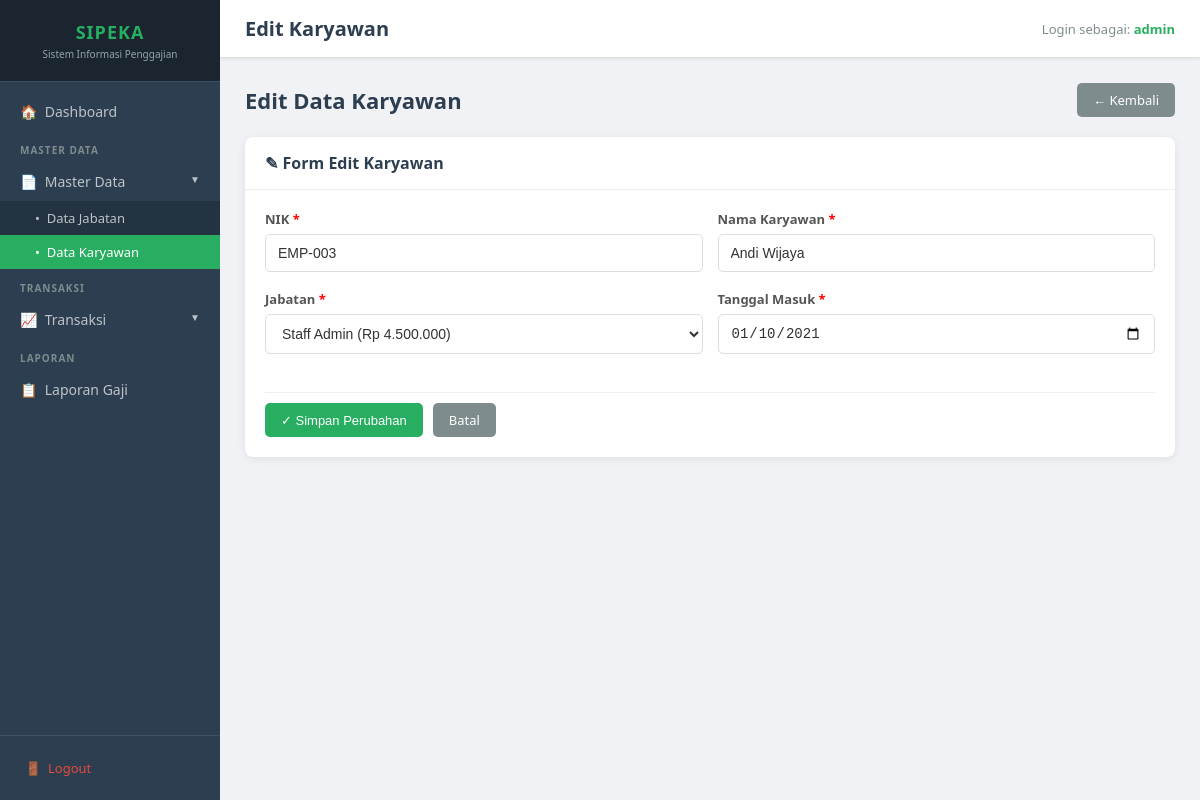
The app's page /modul/karyawan/edit.php?id=3 (signed in) with its own data.
### tables this page shows
CREATE TABLE IF NOT EXISTS `karyawan` (
    `id_karyawan` INT AUTO_INCREMENT PRIMARY KEY,
    `nik` VARCHAR(20) NOT NULL UNIQUE,
    `nama_karyawan` VARCHAR(100) NOT NULL,
    `id_jabatan` INT NOT NULL,
    `tgl_masuk` DATE NOT NULL,
    CONSTRAINT `fk_karyawan_jabatan` FOREIGN KEY (`id_jabatan`) REFERENCES `jabatan`(`id_jabatan`) ON UPDATE CASCADE ON DELETE RESTRICT
);

### modul/karyawan/edit.php (the view, shortened to what this page needs)
<?php
require_once __DIR__ . '/../../includes/header.php';
$id = (int)($_GET['id'] ?? 0);
$stmt = mysqli_prepare($conn, "SELECT * FROM karyawan WHERE id_karyawan = ?");
mysqli_stmt_bind_param($stmt, 'i', $id);
mysqli_stmt_execute($stmt);
$result = mysqli_stmt_get_result($stmt);
$karyawan = mysqli_fetch_assoc($result);
$jabatan_list = mysqli_query($conn, "SELECT id_jabatan, nama_jabatan, gapok FROM jabatan ORDER BY nama_jabatan ASC");
?>
<?php require_once __DIR__ . '/../../includes/sidebar.php'; ?>
<div class="main-content">
    <div class="topbar">
        <h1>Edit Karyawan</h1>
        <div class="user-info">Login sebagai: <span><?= htmlspecialchars($_SESSION['user']) ?></span></div>
    </div>
    <div class="content-area">
        <div class="page-header">
            <h2>Edit Data Karyawan</h2>
            <a href="/pelatihan/sipeka/modul/karyawan/index.php" class="btn btn-secondary">&larr; Kembali</a>
        </div>
        <div class="card">
            <div class="card-header">
                <h3>&#9998; Form Edit Karyawan</h3>
            </div>
            <div class="card-body">
                <form method="POST" action="">
                    <div class="form-row">
                        <div class="form-group">
                            <label for="nik">NIK <span style="color:red">*</span></label>
                            <input type="text" id="nik" name="nik"
                                   value="<?= htmlspecialchars($karyawan['nik']) ?>"
                                   required maxlength="20">
                        </div>
                        <div class="form-group">
                            <label for="nama_karyawan">Nama Karyawan <span style="color:red">*</span></label>
                            <input type="text" id="nama_karyawan" name="nama_karyawan"
                                   value="<?= htmlspecialchars($karyawan['nama_karyawan']) ?>"
                                   required maxlength="100">
                        </div>
                    </div>
                    <div class="form-row">
                        <div class="form-group">
                            <label for="id_jabatan">Jabatan <span style="color:red">*</span></label>
                            <select id="id_jabatan" name="id_jabatan" required>
                                <?php
                                mysqli_data_seek($jabatan_list, 0);
                                while ($j = mysqli_fetch_assoc($jabatan_list)):
                                    $selected = $karyawan['id_jabatan'] == $j['id_jabatan'] ? 'selected' : '';
                                ?>
                                <option value="<?= $j['id_jabatan'] ?>" <?= $selected ?>>
                                    <?= htmlspecialchars($j['nama_jabatan']) ?>
                                    (Rp <?= number_format($j['gapok'], 0, ',', '.') ?>)
                                </option>
                                <?php endwhile; ?>
                            </select>
                        </div>
                        <div class="form-group">
                            <label for="tgl_masuk">Tanggal Masuk <span style="color:red">*</span></label>
                            <input type="date" id="tgl_masuk" name="tgl_masuk"
                                   value="<?= htmlspecialchars($karyawan['tgl_masuk']) ?>"
                                   required>
                        </div>
                    </div>
                    <div class="form-actions">
                        <button type="submit" class="btn btn-primary">&#10003; Simpan Perubahan</button>
                        <a href="/pelatihan/sipeka/modul/karyawan/index.php" class="btn btn-secondary">Batal</a>
                    </div>
                </form>
            </div>
        </div>
    </div>
</div>
</body>
</html>

### assets/style.css (style rules this page uses)
* { margin: 0; padding: 0; box-sizing: border-box; }
body { font-family: 'Segoe UI', Tahoma, Geneva, Verdana, sans-serif; background-color: #f0f2f5; color: #333; min-height: 100vh; }
.main-content { margin-left: 220px; min-height: 100vh; display: flex; flex-direction: column; }
.topbar { background-color: #fff; padding: 15px 25px; border-bottom: 1px solid #e0e0e0; display: flex; align-items: center; justify-content: space-between; position: sticky; top: 0; z-index: 50; box-shadow: 0 1px 4px rgba(0,0,0,0.08); }
.topbar h1 { font-size: 20px; font-weight: 600; color: #2c3e50; }
.topbar .user-info { font-size: 13px; color: #7f8c8d; }
.topbar .user-info span { color: #27ae60; font-weight: 600; }
.content-area { padding: 25px; flex: 1; }
.card { background-color: #fff; border-radius: 8px; box-shadow: 0 2px 8px rgba(0,0,0,0.08); margin-bottom: 20px; overflow: hidden; }
.card-header { padding: 15px 20px; border-bottom: 1px solid #eee; display: flex; align-items: center; justify-content: space-between; }
.card-header h3 { font-size: 16px; font-weight: 600; color: #2c3e50; }
.card-body { padding: 20px; }
.btn { display: inline-flex; align-items: center; gap: 5px; padding: 8px 16px; border: none; border-radius: 5px; cursor: pointer; font-size: 13px; font-weight: 500; text-decoration: none; transition: opacity 0.2s, transform 0.1s; white-space: nowrap; }
.btn-primary { background-color: #27ae60; color: #fff; }
.btn-secondary { background-color: #7f8c8d; color: #fff; }
.form-group { margin-bottom: 18px; }
.form-group label { display: block; font-size: 13px; font-weight: 600; color: #555; margin-bottom: 6px; }
.form-group input[type="text"], .form-group input[type="number"], .form-group input[type="date"], .form-group input[type="password"], .form-group select, .form-group textarea { width: 100%; padding: 10px 12px; border: 1px solid #ddd; border-radius: 5px; font-size: 14px; color: #333; background-color: #fff; transition: border-color 0.2s, box-shadow 0.2s; outline: none; }
.form-row { display: grid; grid-template-columns: 1fr 1fr; gap: 15px; }
.form-actions { display: flex; gap: 10px; padding-top: 10px; border-top: 1px solid #eee; margin-top: 20px; }
.page-header { display: flex; align-items: center; justify-content: space-between; margin-bottom: 20px; }
.page-header h2 { font-size: 22px; font-weight: 600; color: #2c3e50; }

### records on screen
karyawan: nik "EMP-003", nama_karyawan "Andi Wijaya", tgl_masuk "01/10/2021"

### other values on screen
$_SESSION['user'] "admin"
form field id_jabatan "Staff Admin (Rp 4.500.000)"
